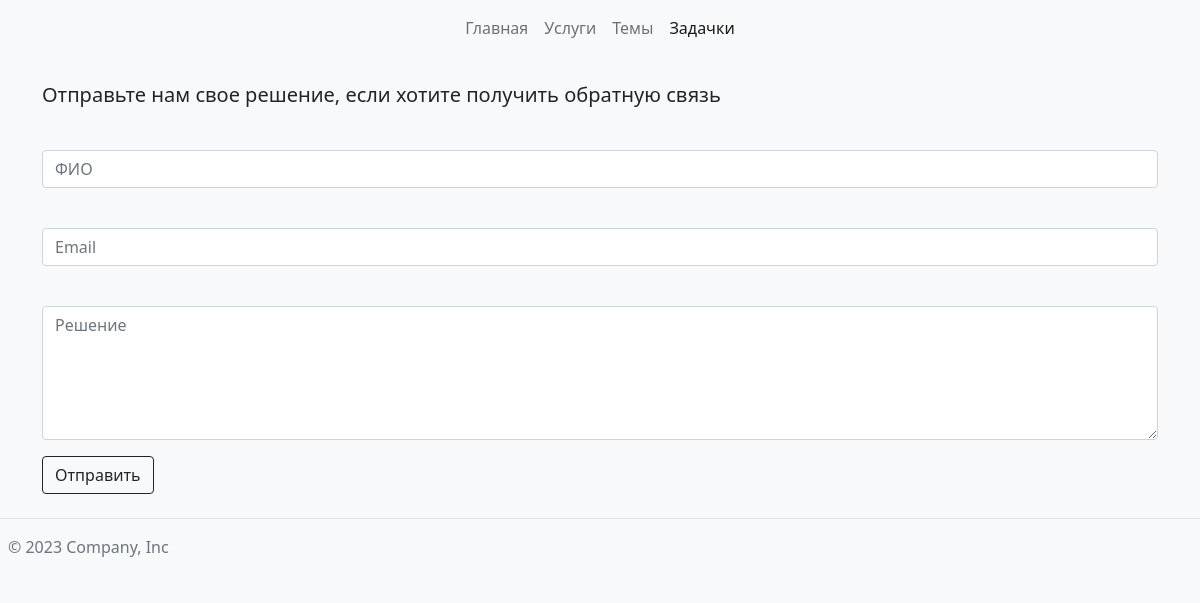
The page /task/ on the database as committed earlier.
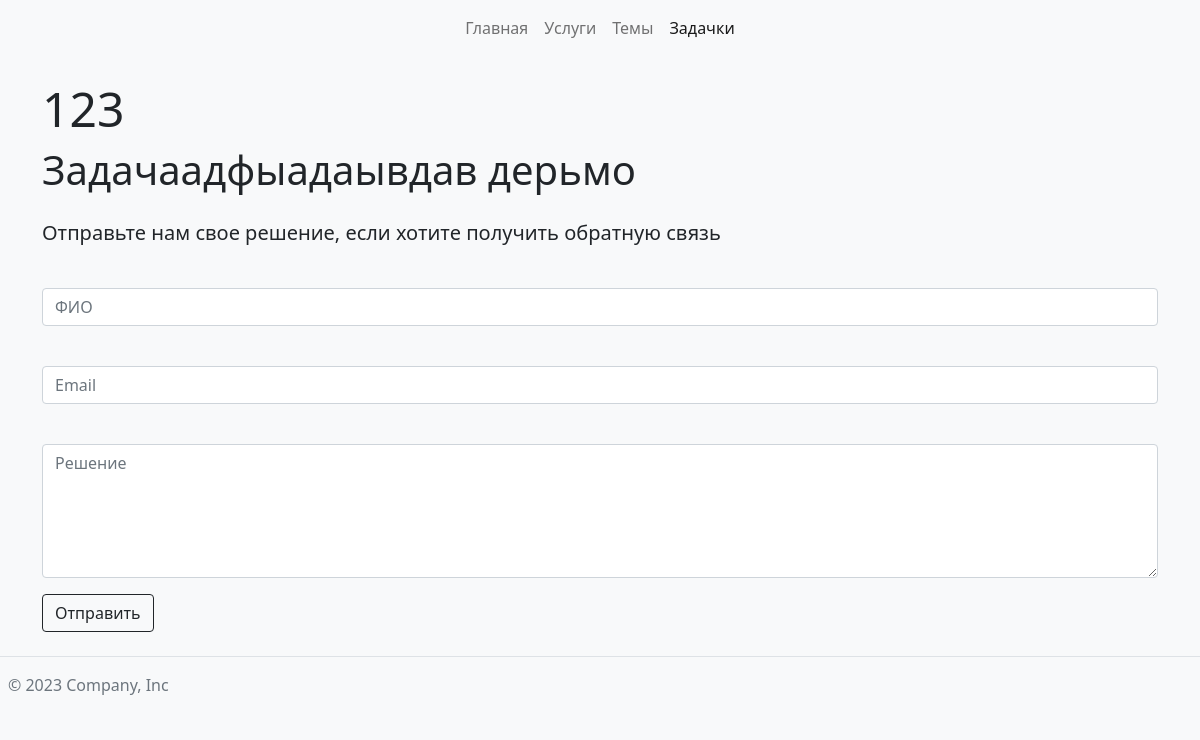
The same page on the database as committed later.
### atom/models.py (models this page shows, shortened)
class TaskModels(models.Model):
    description = models.CharField(max_length=5000)
    name = models.CharField(max_length=225)
    class Meta:
        verbose_name = "task"
        verbose_name_plural = "tasks"
        ordering = ('-id',)

### atom/views.py (the view, shortened to what this page needs)
# urls.py: path('task/', views.task, name='task'),
def task(request):
    if request.method == 'GET':
        task = TaskModels.objects.first()  # Получаем первую задачу из базы данных (вам нужно настроить логику выбора задачи)
        return render(request, 'task.html', {'task': task})

### atom/templates/task.html (shortened to what this page needs)
<!DOCTYPE html>
<html>
<head>
    <link href="https://cdn.jsdelivr.net/npm/bootstrap@5.0.2/dist/css/bootstrap.min.css" rel="stylesheet"
>
    <link rel="stylesheet" href="../static/main.css">
</head>
<body>
<nav class="navbar navbar-expand-lg navbar-light bg-light">
    <div class="container-fluid">
        <div class="collapse navbar-collapse" id="navbarNav">
            <ul class="navbar-nav">
                <li class="nav-item">
                    <a class="nav-link" href="{% url 'atom:main' %}">Главная</a>
                </li>
                <li class="nav-item">
                    <a class="nav-link" href="{% url 'atom:service' %}">Услуги</a>
                </li>
                <li class="nav-item">
                    <a class="nav-link" href="{% url 'atom:topic' %}">Темы</a>
                </li>
                <li class="nav-item">
                    <a class="nav-link active" aria-current="page" href="{% url 'atom:task' %}">Задачки</a>
                </li>
            </ul>
        </div>
    </div>
</nav>
<div class="container mt-4">
    <div>
        <h1 class="display-5">{{ task.name }}</h1>
        <h1 class="display-6">{{ task.description }}</h1>
    </div>
</div>
<div class="container mt-4">
    <form method="POST" action="{% url 'atom:task' %}">
        <p class="lead">Отправьте нам свое решение, если хотите получить обратную связь</p>
        <div class="mb-3">
            <input type="text" class="form-control" id="solutionName" name="name" required placeholder="ФИО">
        </div>
        <div class="mb-3">
            <input type="email" class="form-control" id="solutionEmail" name="email" required placeholder="Email">
        </div>
        <div class="mb-3">
            <textarea class="form-control" id="solutionDescription" name="description" rows="5" required placeholder="Решение"></textarea>
        </div>
        <button type="submit" class="btn btn-outline-dark">Отправить</button>
    </form>
</div>
<footer class="d-flex flex-wrap justify-content-between align-items-center py-3 my-4 border-top">
    <div class="col-md-4 d-flex align-items-center">
        <span class="mb-3 mb-md-0 text-muted">© 2023 Company, Inc</span>
    </div>
</footer>
</body>
</html>

Rows that differ between the two databases and show on the page:
added TaskModels: name "123", description "Задачаадфыадаывдав дерьмо"
